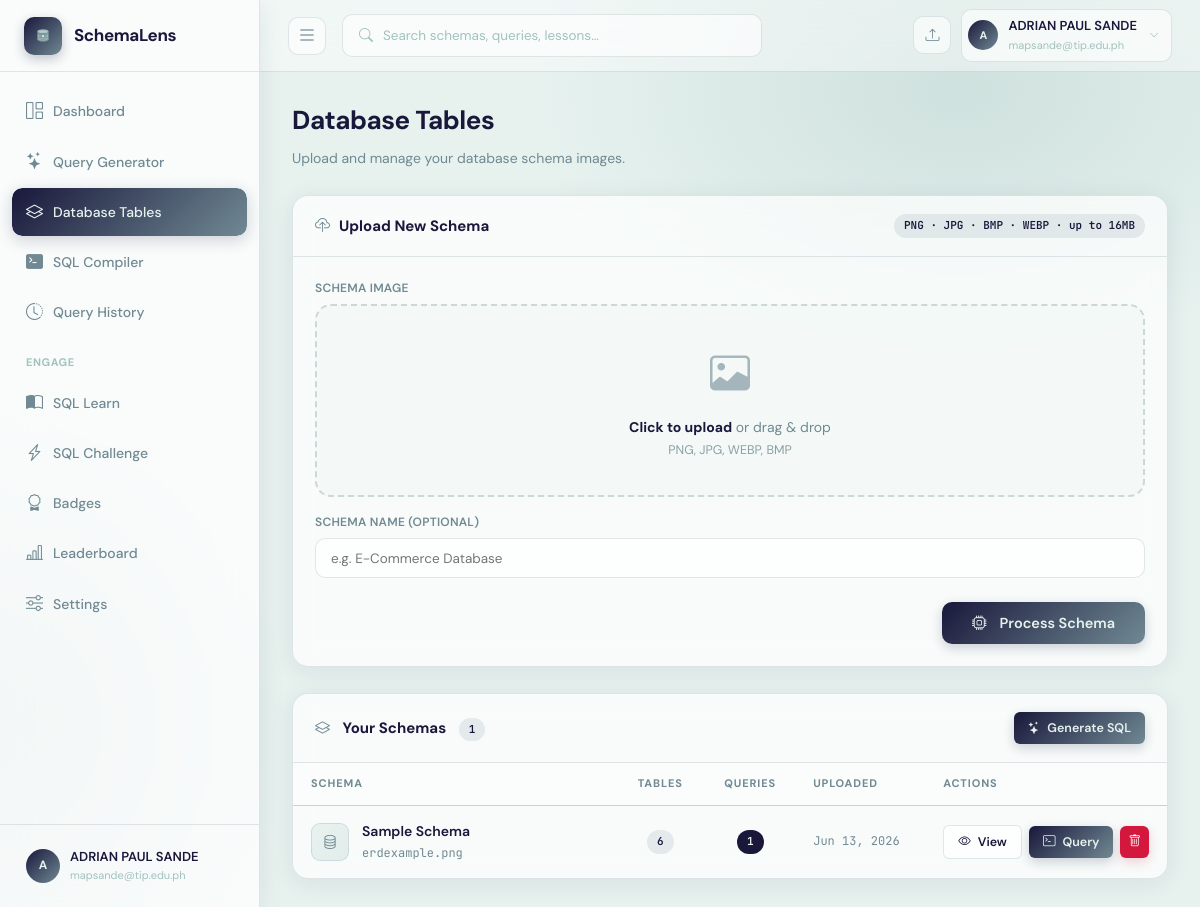
The page /schemas (signed in) on the database as committed earlier.
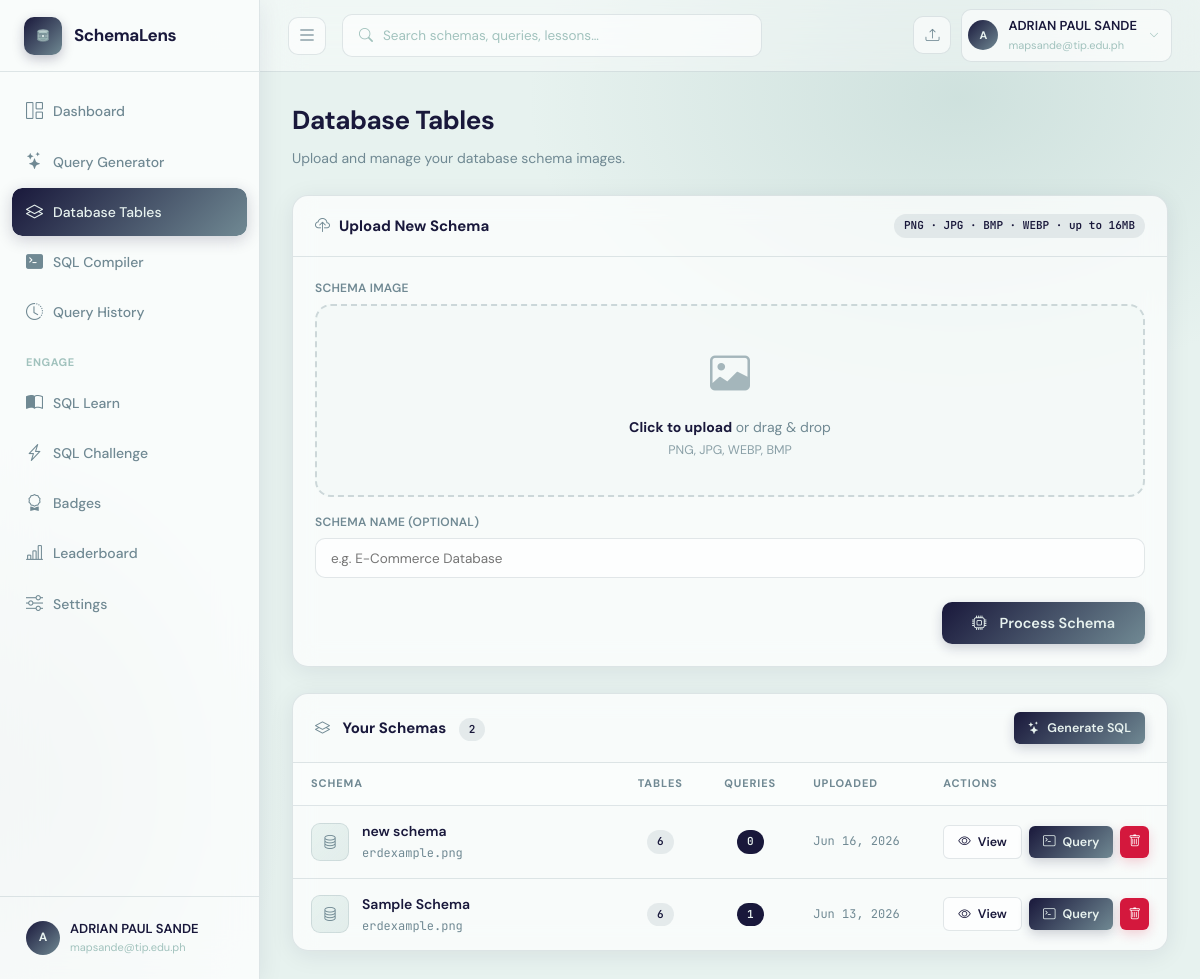
The same page on the database as committed later.
### app.py (models this page shows)
class User(UserMixin, db.Model):
    __tablename__ = "users"
    id           = db.Column(db.Integer, primary_key=True)
    name         = db.Column(db.String(120), nullable=False)
    email        = db.Column(db.String(200), unique=True, nullable=False)
    password     = db.Column(db.String(256), nullable=False)
    company      = db.Column(db.String(120), default="")
    role         = db.Column(db.String(80), default="")
    gemini_key   = db.Column(db.String(256), default="")
    last_active   = db.Column(db.DateTime, nullable=True)
    streak_days  = db.Column(db.Integer, default=0)
    created_at   = db.Column(db.DateTime, default=datetime.datetime.utcnow)
    agreement_accepted = db.Column(db.Boolean, default=False)
    agreement_accepted_at = db.Column(db.DateTime, nullable=True)
    schemas      = db.relationship("SchemaUpload", backref="owner", lazy=True,
                                   cascade="all, delete-orphan")
    queries      = db.relationship("QueryHistory", backref="owner", lazy=True,
                                   cascade="all, delete-orphan")
    badges       = db.relationship("UserBadge", backref="user", lazy=True,
                                   cascade="all, delete-orphan")
    challenges   = db.relationship("ChallengeAttempt", backref="user", lazy=True,
                                   cascade="all, delete-orphan")

class SchemaUpload(db.Model):
    __tablename__ = "schema_uploads"
    id            = db.Column(db.Integer, primary_key=True)
    user_id       = db.Column(db.Integer, db.ForeignKey("users.id"), nullable=False)
    filename      = db.Column(db.String(256), nullable=False)
    original_name = db.Column(db.String(256), nullable=False)
    schema_name   = db.Column(db.String(120), default="")
    ocr_text      = db.Column(db.Text, default="")
    parsed_schema = db.Column(db.Text, default="")   # JSON
    confirmed_schema = db.Column(db.Text, default="")  # JSON — user-confirmed/edited version
    uploaded_at   = db.Column(db.DateTime, default=datetime.datetime.utcnow)
    queries       = db.relationship("QueryHistory", backref="schema", lazy=True,
                                    cascade="all, delete-orphan")

### app.py (the view)
@app.route("/schemas")
@login_required
def schemas():
    all_schemas = SchemaUpload.query.filter_by(user_id=current_user.id)\
                  .order_by(SchemaUpload.uploaded_at.desc()).all()
    return render_template("schemas.html", schemas=all_schemas)

### app.py (called while the page is built)
@login_manager.user_loader
def load_user(user_id):
    return db.session.get(User, int(user_id))

@app.template_filter('fromjson')
def fromjson_filter(s):
    try:
        return json.loads(s) if s else {}
    except Exception:
        return {}

### templates/schemas.html (shortened to what this page needs)
{% extends "base.html" %}
{% block content %}
<div class="page-head fade-in">
  <h1>Database Tables</h1>
  <p>Upload and manage your database schema images.</p>
</div>
<div class="card mb-4 fade-in fade-in-1" style="margin-bottom:26px;">
  <div class="card-header">
    <div class="card-title">
      <i class="bi bi-cloud-upload" style="color:var(--primary-mid);margin-right:9px;"></i>Upload New Schema
    </div>
    <span class="badge badge-mid">PNG · JPG · BMP · WEBP · up to 16MB</span>
  </div>
  <div class="card-body">
    <form method="POST" action="{{ url_for('upload_schema') }}" enctype="multipart/form-data" id="uploadForm">
      <div class="upload-grid-container">
        <div>
          <label class="label" style="margin-bottom: 6px; display: block;">Schema Image</label>
          <div class="upload-zone" id="dropZone" onclick="document.getElementById('fileInput').click()" tabindex="0" role="button">
            <div class="upload-icon"><i class="bi bi-image"></i></div>
            <div class="upload-hint" id="uploadHint">
              <strong>Click to upload</strong> or drag &amp; drop<br>
              <span style="font-size:12.5px; margin-top:4px; display:block; opacity:0.8;">PNG, JPG, WEBP, BMP</span>
            </div>
          </div>
        </div>
        <div>
          <label class="label" style="margin-bottom: 6px; display: block;">Schema Name (optional)</label>
          <input type="text" name="schema_name" class="input" placeholder="e.g. E-Commerce Database" style="width: 100%; height: 40px;">
        </div>
        <div class="upload-footer-actions">
          <button type="submit" class="btn btn-primary btn-lg" id="uploadBtn" style="min-width: 180px; justify-content:center; height: 42px;">
            <i class="bi bi-cpu" style="margin-right: 6px;"></i> Process Schema
          </button>
        </div>
      </div>
    </form>
  </div>
</div>
<div class="card fade-in fade-in-2">
  <div class="card-header">
    <div class="card-title">
      <i class="bi bi-layers" style="color:var(--primary-mid);margin-right:9px;"></i>
      Your Schemas
      <span class="badge badge-mid" style="margin-left:9px;">{{ schemas|length }}</span>
    </div>
    <a href="{{ url_for('query_page') }}" class="btn btn-primary btn-sm"><i class="bi bi-stars"></i> Generate SQL</a>
  </div>
  {% if schemas %}
  <div class="table-responsive">
    <table class="schemas-table">
      <thead>
        <tr>
          <th>Schema</th>
          <th style="text-align:center; width: 90px;">Tables</th>
          <th style="text-align:center; width: 90px;">Queries</th>
          <th style="width: 130px;">Uploaded</th>
          <th style="width: 220px;">Actions</th>
        </tr>
      </thead>
      <tbody>
        {% for s in schemas %}
        <tr>
          <td>
            <div class="schema-name-cell">
              <div class="schema-icon"><i class="bi bi-database" style="color:var(--primary-mid);font-size:15px;"></i></div>
              <div>
                <div style="font-weight:600; font-size:14px; color: var(--text);">{{ s.schema_name or s.original_name }}</div>
                <div style="font-size:12px; color:var(--text-soft); font-family:var(--mono); margin-top: 2px;">{{ s.original_name }}</div>
              </div>
            </div>
          </td>
          <td style="text-align:center;">
            {% if s.parsed_schema %}
              {% set p = s.parsed_schema | fromjson %}
              <span class="badge badge-mid">{{ p.tables | length }}</span>
            {% else %}
              <span class="badge badge-light">—</span>
            {% endif %}
          </td>
          <td style="text-align:center;">
            <span class="badge badge-dark">{{ s.queries|length }}</span>
          </td>
          <td style="font-family:var(--mono); font-size:12px; color:var(--text-soft);">
            {{ s.uploaded_at.strftime('%b %d, %Y') }}
          </td>
          <td>
            <div class="actions-cell-flex">
              <a href="{{ url_for('schema_detail', schema_id=s.id) }}" class="btn btn-outline btn-sm">
                <i class="bi bi-eye"></i> View
              </a>
              <a href="{{ url_for('query_page') }}?schema_id={{ s.id }}" class="btn btn-primary btn-sm">
                <i class="bi bi-terminal"></i> Query
              </a>
              <form method="POST" action="{{ url_for('delete_schema', schema_id=s.id) }}"
                    onsubmit="return confirm('Delete this schema and all its queries?');" style="margin:0;">
                <button type="submit" class="btn btn-danger btn-sm btn-icon">
                  <i class="bi bi-trash"></i>
                </button>
              </form>
            </div>
          </td>
        </tr>
        {% endfor %}
      </tbody>
    </table>
  </div>
  {% endif %}
</div>
{% endblock %}

### templates/base.html (shortened to what this page needs)
<!DOCTYPE html>
<html lang="en">
<head>
  <link href="https://cdn.jsdelivr.net/npm/bootstrap-icons@1.11.3/font/bootstrap-icons.css" rel="stylesheet">
  <link rel="stylesheet" href="https://cdnjs.cloudflare.com/ajax/libs/highlight.js/11.9.0/styles/github-dark.min.css">
</head>
<body>
{% if current_user.is_authenticated %}
<aside class="sidebar" id="appSidebar" aria-label="Main Navigation">
  <div class="sidebar-logo">
    <a href="{{ url_for('dashboard') }}">
      <div class="logo-icon">
      </div>
      <span class="logo-text">SchemaLens</span>
    </a>
  </div>
  <nav class="sidebar-nav">
    <a href="{{ url_for('dashboard') }}" class="nav-item {% if request.endpoint=='dashboard' %}active{% endif %}">
      <i class="bi bi-grid-1x2" aria-hidden="true"></i> <span>Dashboard</span>
    </a>
    <a href="{{ url_for('query_page') }}" class="nav-item {% if request.endpoint=='query_page' %}active{% endif %}">
      <i class="bi bi-stars" aria-hidden="true"></i> <span>Query Generator</span>
    </a>
    <a href="{{ url_for('schemas') }}" class="nav-item {% if request.endpoint in ['schemas','schema_detail'] %}active{% endif %}">
      <i class="bi bi-layers" aria-hidden="true"></i> <span>Database Tables</span>
    </a>
    <a href="{{ url_for('sql_compiler') }}" class="nav-item {% if request.endpoint=='sql_compiler' %}active{% endif %}">
      <i class="bi bi-terminal-fill" aria-hidden="true"></i> <span>SQL Compiler</span>
    </a>
    <a href="{{ url_for('history') }}" class="nav-item {% if request.endpoint=='history' %}active{% endif %}">
      <i class="bi bi-clock-history" aria-hidden="true"></i> <span>Query History</span>
    </a>
    <div class="nav-section">Engage</div>
       <a href="{{ url_for('learn') }}" class="nav-item {% if request.endpoint=='learn' %}active{% endif %}">
      <i class="bi bi-book-half" aria-hidden="true"></i> <span>SQL Learn</span>
    </a>
    <a href="{{ url_for('challenge_page') }}" class="nav-item {% if request.endpoint=='challenge_page' %}active{% endif %}">
      <i class="bi bi-lightning-charge" aria-hidden="true"></i> <span>SQL Challenge</span>
    </a>
    <a href="{{ url_for('badges_page') }}"    class="nav-item {% if request.endpoint=='badges_page' %}active{% endif %}">
      <i class="bi bi-award" aria-hidden="true"></i> <span>Badges</span>
    </a>
    <a href="{{ url_for('leaderboard') }}"    class="nav-item {% if request.endpoint=='leaderboard' %}active{% endif %}">
      <i class="bi bi-bar-chart-line" aria-hidden="true"></i> <span>Leaderboard</span>
    </a>
    <a href="{{ url_for('settings') }}" class="nav-item {% if request.endpoint=='settings' %}active{% endif %}">
      <i class="bi bi-sliders" aria-hidden="true"></i> <span>Settings</span>
    </a>
  </nav>
  <div class="sidebar-footer">
   <a href="{{ url_for('settings')}}" class="user-dropdown-wrapper" style="text-decoration: none; color: inherit;" aria-haspopup="true" aria-label="User Profile and Settings">
      <div class="user-row" tabindex="0" aria-label="User Profile Summary">
        <div class="user-avatar">{{ current_user.name[0].upper() }}</div>
        <div>
          <div class="user-name">{{ current_user.name }}</div>
          <div class="user-email">{{ current_user.email[:26] }}{% if current_user.email|length > 26 %}…{% endif %}</div>
        </div>
      </div>
    </a>
  </div>
</aside>
<header class="topbar">
  <button class="icon-btn" id="sidebarToggleBtn" onclick="toggleSidebar()" aria-label="Toggle Sidebar" aria-controls="appSidebar">
    <i class="bi bi-list" style="font-size: 20px;"></i>
  </button>
<div class="search-box" style="position:relative;" id="searchBoxWrapper">
    <i class="bi bi-search" aria-hidden="true" id="searchIcon"></i>
    <input
      type="text"
      id="globalSearchInput"
      placeholder="Search schemas, queries, lessons…"
      autocomplete="off"
      autocorrect="off"
      spellcheck="false"
      aria-label="Global Search"
      aria-autocomplete="list"
      aria-controls="searchDropdown"
      aria-expanded="false"
      role="combobox"
    >
  </div>
  <div class="topbar-right">
    <a href="{{ url_for('schemas') }}" class="icon-btn" title="Upload Schema" aria-label="Upload Schema"><i class="bi bi-upload"></i></a>
    <div class="user-dropdown-wrapper">
      <div class="topbar-user" id="topbarUserBtn" tabindex="0" role="button" aria-haspopup="true" aria-expanded="false" aria-label="User Menu">
        <div class="user-avatar" style="width:30px;height:30px;font-size:11px;">{{ current_user.name[0].upper() }}</div>
        <div>
          <div class="name">{{ current_user.name }}</div>
          <div class="email">{{ current_user.email[:22] }}{% if current_user.email|length>22 %}…{% endif %}</div>
        </div>
        <i class="bi bi-chevron-down" style="font-size:10px;color:var(--text-xs);margin-left:2px;" aria-hidden="true"></i>
      </div>
    </div>
  </div>
</header>
<div class="main">
  <div class="page">
    {% block content %}{% endblock %}
  </div>
</div>
{% else %}
{% block auth_content %}{% endblock %}
{% endif %}
</body>
</html>

### templates/schemas.html (style rules this page uses)
.page-head { margin-bottom: 26px; }
.page-head h1 { font-size: 26px; font-weight: 700; letter-spacing: -.5px; margin-bottom: 5px; color: var(--text); }
.page-head p { font-size: 14px; color: var(--text-soft); }
.upload-grid-container { display: flex; flex-direction: column; gap: 16px; }
.upload-zone { border: 2px dashed rgba(112,137,147,0.3); border-radius: var(--radius); padding: 36px 22px; text-align: center; cursor: pointer; background: rgba(231,242,239,0.25); transition: all .2s ease-in-out; }
.upload-icon { font-size: 40px; color: var(--primary-mid); margin-bottom: 12px; opacity: .6; }
.upload-hint { font-size: 14px; color: var(--text-soft); line-height: 1.4; }
.upload-hint strong { color: var(--primary); }
.upload-footer-actions { display: flex; justify-content: flex-end; margin-top: 8px; }
.table-responsive { width: 100%; overflow-x: auto; -webkit-overflow-scrolling: touch; }
.schemas-table { width: 100%; border-collapse: collapse; white-space: nowrap; }
.schemas-table th { text-align: left; padding: 12px 18px; font-size: 11px; font-weight: 700; color: var(--text-soft); text-transform: uppercase; letter-spacing: .08em; border-bottom: 1.5px solid var(--border); background: rgba(255,255,255,0.3); }
.schemas-table td { padding: 14px 18px; border-bottom: 1px solid var(--border); font-size: 13.5px; vertical-align: middle; }
.schemas-table tr:last-child td { border-bottom: none; }
.schema-name-cell { display: flex; align-items: center; gap: 13px; }
.schema-icon { width: 38px; height: 38px; border-radius: 9px; background: linear-gradient(135deg, var(--primary-xlight), rgba(161,194,189,0.25)); display: flex; align-items: center; justify-content: center; flex-shrink: 0; border: 1px solid var(--border); }
.actions-cell-flex { display: flex; gap: 7px; align-items: center; }
.card-header { display: flex; align-items: center; justify-content: space-between; flex-wrap: wrap; gap: 12px; }

Rows that differ between the two databases and show on the page:
added SchemaUpload: schema_name "new schema", original_name "erdexample.png", tables|length "6", queries|length "0", uploaded_at "Jun 16, 2026"
Other text that changed with them:
{{ schemas|length }}: "1" → "2"
